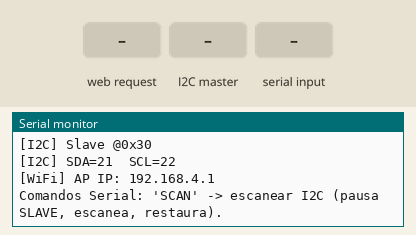
A sketch run on a simulated ESP32. Parts: the last lines printed to the serial monitor. The test bench sets the inputs (shaded band).

Above: at 1.2 s.
1.3 s: HTTP request GET /api/i2cscan received
At 2.5 s:
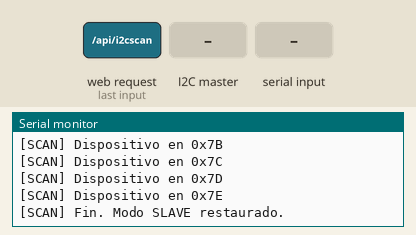
2.8 s: the I2C master sends the byte 1
At 3.8 s:
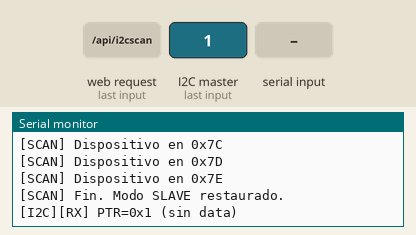
4.3 s: "SCAN\n" received over Serial
At 5.2 s:
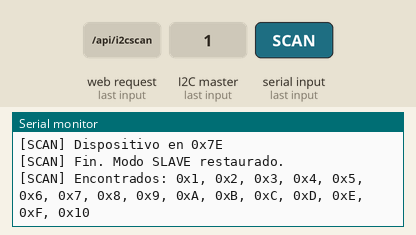
6.1 s: the I2C master sends the byte 90
At 7.3 s:
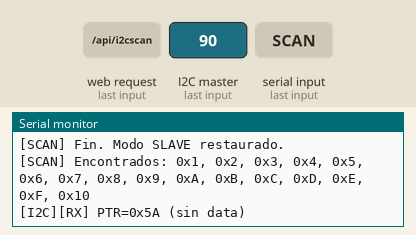
7.6 s: the I2C master sends the byte 200
At 8.6 s:
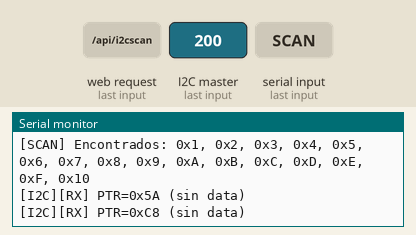
Timing chart, 0 to 10.1 s (numbered marks = the images above; inputs shaded):
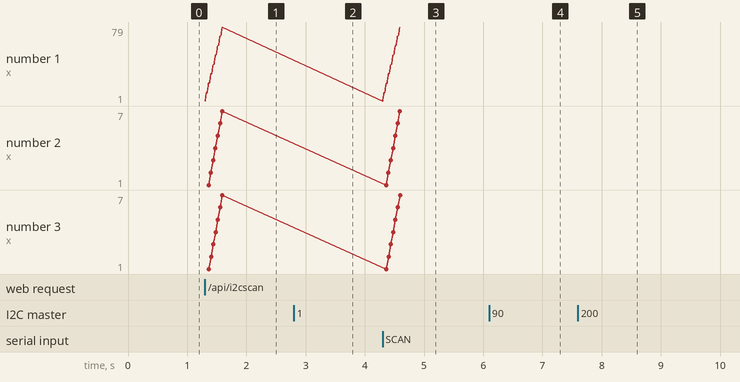

The sketch:

WebServer.ino
```cpp
/*********************************************************************************************
 * ESP32 - I2C SLAVE (0x30) + Web UI (AP) + DEBUG + I2C SCAN on-demand
 * Protocolo de registros 8-bit:
 *   0x01 REG_UP   (W): P1..P4  (b0..b3, 1=ocupado)
 *   0x02 REG_DN   (W): P5..P8  (b0..b3)
 *   0x03 REG_ALL  (R): (DN<<4)|UP   (P8..P1)
 *   0x04 REG_FREE (R): libres 0..8
 *   0x05 REG_FLAGS(R/W opc)
 *
 * Web AP: SSID=Parqueo-matic  PASS=12345678  IP=192.168.4.1
 * Endpoints:
 *   "/"             -> UI
 *   "/api/state"    -> {"free":N,"spots":[bits 0/1]}
 *   "/api/i2cscan"  -> {"found":["0x08","0x21","0x30",...]}
 *********************************************************************************************/
#include <Wire.h>
#include <WiFi.h>
#include <WebServer.h>

/* ---------------- I2C config ---------------- */
#define I2C_SLAVE_ADDR   0x30       // Dirección 7-bit del ESP32 (esclavo)
#define I2C_SDA_PIN      21
#define I2C_SCL_PIN      22
#define I2C_FREQ_HZ      100000

enum : uint8_t { REG_UP=0x01, REG_DN=0x02, REG_ALL=0x03, REG_FREE=0x04, REG_FLAGS=0x05 };

volatile uint8_t regs[8] = {0};     // banco simple
volatile uint8_t reg_ptr = REG_UP;

/* ---------------- WiFi + Web ---------------- */
const char* ap_ssid="Parqueo-matic";
const char* ap_pass="12345678";
IPAddress ip(192,168,4,1), gw(192,168,4,1), mask(255,255,255,0);
WebServer server(80);

/* ---------------- Helpers ---------------- */
static inline void debug_bits(const char* tag, uint8_t v) {
  Serial.print(tag); Serial.print(" = 0b");
  for (int i=3;i>=0;--i) Serial.print((v>>i)&1);
  Serial.print(" (0x"); Serial.print(v,HEX); Serial.println(")");
}

static inline void recompute() {
  uint8_t up = regs[REG_UP] & 0x0F;
  uint8_t dn = regs[REG_DN] & 0x0F;
  uint8_t occ = __builtin_popcount(up) + __builtin_popcount(dn);
  regs[REG_ALL]  = (uint8_t)((dn<<4) | up);
  regs[REG_FREE] = (occ>8)?0:(8-occ);

  Serial.print("[I2C][RECOMPUTE] ");
  debug_bits("UP", up);
  debug_bits("DN", dn);
  Serial.print("    -> REG_ALL=0x"); Serial.print(regs[REG_ALL],HEX);
  Serial.print("  REG_FREE="); Serial.println(regs[REG_FREE]);
}

/* ---------------- I2C Callbacks (SLAVE) ---------------- */
void onReceiveCB(int len) {
  if (len <= 0) return;

  uint8_t first = Wire.read();
  reg_ptr = first;
  len--;

  if (len >= 1 && reg_ptr < sizeof(regs)) {
    uint8_t data = Wire.read();
    regs[reg_ptr] = data;
    len--;

    Serial.print("[I2C][RX] WRITE reg 0x");
    Serial.print(reg_ptr, HEX);
    Serial.print(" <= 0x");
    Serial.println(data, HEX);

    if (reg_ptr==REG_UP || reg_ptr==REG_DN) recompute();

    /* Si vienen más bytes secuenciales, se almacenan y se loguean */
    uint8_t rp = reg_ptr + 1;
    while (len-- > 0 && Wire.available() && rp < sizeof(regs)) {
      uint8_t d = Wire.read();
      regs[rp] = d;
      Serial.print("[I2C][RX] WRITE reg 0x");
      Serial.print(rp, HEX);
      Serial.print(" <= 0x");
      Serial.println(d, HEX);
      rp++;
    }
  } else {
    Serial.print("[I2C][RX] PTR=0x"); Serial.print(reg_ptr,HEX);
    Serial.println(" (sin data)");
    while (len-- > 0 && Wire.available()) (void)Wire.read(); // flush
  }
}

void onRequestCB() {
  uint8_t v = regs[reg_ptr];
  Wire.write(&v,1);

  Serial.print("[I2C][TX] READ reg 0x");
  Serial.print(reg_ptr, HEX);
  Serial.print(" -> 0x");
  Serial.println(v, HEX);
}

/* ---------------- Web HTML ---------------- */
static String html() {
  String h; h.reserve(12000);
  h += F("<!DOCTYPE html><html lang='es'><head><meta charset='utf-8'><meta name='viewport' content='width=device-width,initial-scale=1'>"
         "<title>Parqueo-matic</title><style>"
         ":root{--slot:#eaeef3;--lane:#f7c64b;--gray:#9aa3ad}*{box-sizing:border-box}"
         "body{margin:0;padding:18px;font-family:Inter,system-ui,-apple-system,Segoe UI,Roboto,Arial}"
         "h1{text-align:center;margin:0 0 10px}.wrap{max-width:980px;margin:0 auto}"
         ".grid{display:grid;grid-template-columns:repeat(4,1fr);gap:16px;margin-top:10px}"
         "@media(max-width:820px){.grid{grid-template-columns:repeat(2,1fr)}}"
         "@media(max-width:480px){.grid{grid-template-columns:1fr}}"
         ".slot{background:#fff;border-radius:14px;box-shadow:0 3px 14px rgba(0,0,0,.08);padding:14px}"
         ".bay{position:relative;background:var(--slot);height:140px;border-radius:10px;overflow:hidden}"
         ".laneL,.laneR{position:absolute;top:0;bottom:0;width:10px;background:var(--lane)}.laneL{left:0}.laneR{right:0}"
         ".bump{position:absolute;left:50%;transform:translateX(-50%);bottom:14px;width:70%;height:10px;background:var(--lane);border-radius:6px}"
         ".carE{position:absolute;left:50%;top:18px;transform:translateX(-50%);font-size:100px;line-height:1}"
         ".lights{display:flex;gap:8px;justify-content:center;margin:12px 0 6px}"
         ".led{width:22px;height:22px;border-radius:50%;box-shadow:inset 0 0 0 3px rgba(0,0,0,.08)}"
         ".red{background:#cc3344}.green{background:#39b54a}.off{filter:grayscale(100%);opacity:.35}"
         ".id{display:block;text-align:center;color:var(--gray);font-size:12px}"
         ".meta{max-width:980px;margin:8px auto 0;color:#555}"
         ".btn{display:inline-block;padding:8px 12px;border-radius:8px;border:1px solid #999;cursor:pointer}"
         "</style></head><body><div class='wrap'><h1>Parqueo-matic</h1>"
         "<div class='meta'>Libres: <span id='free'>—</span> "
         "<button class='btn' onclick='scan()'>I2C Scan</button> <span id='scan'></span></div>"
         "<div class='grid' id='grid'></div></div>"
         "<script>const grid=document.getElementById('grid');let prev=[];"
         "function card(i,occ){const icon=occ?'🚗':'✅';return `<div class='slot' data-i='${i}'>"
         "<div class='bay'><div class='laneL'></div><div class='laneR'></div><div class='bump'></div><div class='carE'>${icon}</div></div>"
         "<div class='lights'><div class='led red ${occ?'':'off'}'></div><div class='led green ${occ?'off':''}'></div></div>"
         "<span class='id'>Espacio #${i+1}</span></div>`}"
         "function ensureGrid(n){if(grid.children.length===n)return;let html='';for(let i=0;i<n;i++)html+=card(i,false);grid.innerHTML=html;prev=new Array(n).fill(null);} "
         "function patch(spots){ensureGrid(spots.length);for(let i=0;i<spots.length;i++){const occ=!!spots[i];if(prev[i]===occ)continue;const node=grid.children[i];"
         "if(!node)continue;node.querySelector('.carE').textContent=occ?'🚗':'✅';"
         "const r=node.querySelector('.led.red'),g=node.querySelector('.led.green');"
         "r.classList.toggle('off',!occ);g.classList.toggle('off',occ);prev[i]=occ;}}"
         "async function tick(){try{const r=await fetch('/api/state');const js=await r.json();"
         "document.getElementById('free').textContent=js.free??'—';patch(js.spots||[]);}catch(e){console.log(e)}}"
         "async function scan(){document.getElementById('scan').textContent='...';"
         "try{const r=await fetch('/api/i2cscan');const js=await r.json();document.getElementById('scan').textContent='found: '+(js.found||[]).join(', ');}catch(e){document.getElementById('scan').textContent='error';}}"
         "ensureGrid(8);tick();setInterval(tick,500);</script></body></html>");
  return h;
}

static void handleRoot(){ server.send(200,"text/html", html()); }

static void handleState(){
  uint8_t up=regs[REG_UP]&0x0F, dn=regs[REG_DN]&0x0F, freec=regs[REG_FREE];
  String js="{\"free\":"+String(freec)+",\"spots\":[";
  for(int i=0;i<4;i++){ js += ((up>>i)&1)?'1':'0'; js += ','; }
  for(int i=0;i<4;i++){ js += ((dn>>i)&1)?'1':'0'; if(i<3) js+=','; }
  js += "]}";
  server.send(200,"application/json",js);
}

/* ---------------- I2C Scanner on-demand ----------------
   Pausa modo esclavo, inicia maestro en los mismos pines,
   escanea 0x01..0x7E, devuelve lista, y restaura el modo esclavo.  */
static void i2c_begin_slave() {
  Wire.begin((uint8_t)I2C_SLAVE_ADDR, I2C_SDA_PIN, I2C_SCL_PIN, I2C_FREQ_HZ);
  Wire.onReceive(onReceiveCB);
  Wire.onRequest(onRequestCB);
}

static void i2c_end() {
  Wire.end(); // disponible en ESP32
}

/* Devuelve las direcciones encontradas en 'out_addrs' y cuenta en '*out_count' */
static void i2c_scan_once(uint8_t* out_addrs, uint8_t max_len, uint8_t* out_count) {
  if (!out_addrs || !out_count) return;
  *out_count = 0;

  i2c_end();
  delay(2);
  Wire.begin(I2C_SDA_PIN, I2C_SCL_PIN, I2C_FREQ_HZ); // Maestro
  delay(2);

  Serial.println("[SCAN] Iniciando escaneo I2C...");
  for (uint8_t addr=1; addr<127; ++addr) {
    Wire.beginTransmission(addr);
    uint8_t err = Wire.endTransmission();
    if (err==0) {
      if (*out_count < max_len) {
        out_addrs[*out_count] = addr;
        (*out_count)++;
      }
      Serial.print("[SCAN] Dispositivo en 0x"); Serial.println(addr, HEX);
    } else if (err==4) {
      Serial.print("[SCAN] Error desconocido en 0x"); Serial.println(addr, HEX);
    }
  }
  if (*out_count==0) Serial.println("[SCAN] No se encontró ningún dispositivo.");

  // Restaurar SLAVE
  i2c_begin_slave();
  Serial.println("[SCAN] Fin. Modo SLAVE restaurado.");
}

static void handleScan(){
  uint8_t found[16]; uint8_t n=0;
  i2c_scan_once(found, 16, &n);

  String js = "{\"found\":[";
  for (uint8_t i=0;i<n;i++){
    js += "\"0x";
    if (found[i]<16) js += "0";
    js += String(found[i],HEX);
    js += "\"";
    if (i+1<n) js += ",";
  }
  js += "]}";
  server.send(200,"application/json", js);
}

/* ---------------- Setup / Loop ---------------- */
void setup(){
  Serial.begin(115200);
  delay(50);

  // I2C esclavo
  i2c_begin_slave();
  // Estado inicial coherente
  regs[REG_UP] = regs[REG_UP] & 0x0F;
  regs[REG_DN] = regs[REG_DN] & 0x0F;
  recompute();

  // WiFi AP + Web
  WiFi.mode(WIFI_AP);
  WiFi.softAPConfig(ip,gw,mask);
  WiFi.softAP(ap_ssid,ap_pass);
  server.on("/",            handleRoot);
  server.on("/api/state",   handleState);
  server.on("/api/i2cscan", handleScan);
  server.begin();

  Serial.print("[I2C] Slave @0x"); Serial.println(I2C_SLAVE_ADDR, HEX);
  Serial.print("[I2C] SDA="); Serial.print(I2C_SDA_PIN);
  Serial.print("  SCL="); Serial.println(I2C_SCL_PIN);
  Serial.print("[WiFi] AP IP: "); Serial.println(WiFi.softAPIP());
  Serial.println("Comandos Serial: 'SCAN' -> escanear I2C (pausa SLAVE, escanea, restaura).");
}

void loop(){
  server.handleClient();

  // Comando de consola para escaneo
  if (Serial.available()){
    String cmd = Serial.readStringUntil('\n'); cmd.trim();
    if (cmd.equalsIgnoreCase("SCAN")){
      uint8_t found[16]; uint8_t n=0;
      i2c_scan_once(found, 16, &n);
      Serial.print("[SCAN] Encontrados: ");
      if (n==0) Serial.println("(ninguno)");
      else {
        for (uint8_t i=0;i<n;i++){
          Serial.print("0x"); Serial.print(found[i],HEX);
          if (i+1<n) Serial.print(", ");
        }
        Serial.println();
      }
    }
  }
}
```

Measured:
- after the input at 1.3 s, the serial monitor: prints a new line at once (image 1)
- after the input at 7.6 s, the serial monitor: prints a new line at once (image 5)
